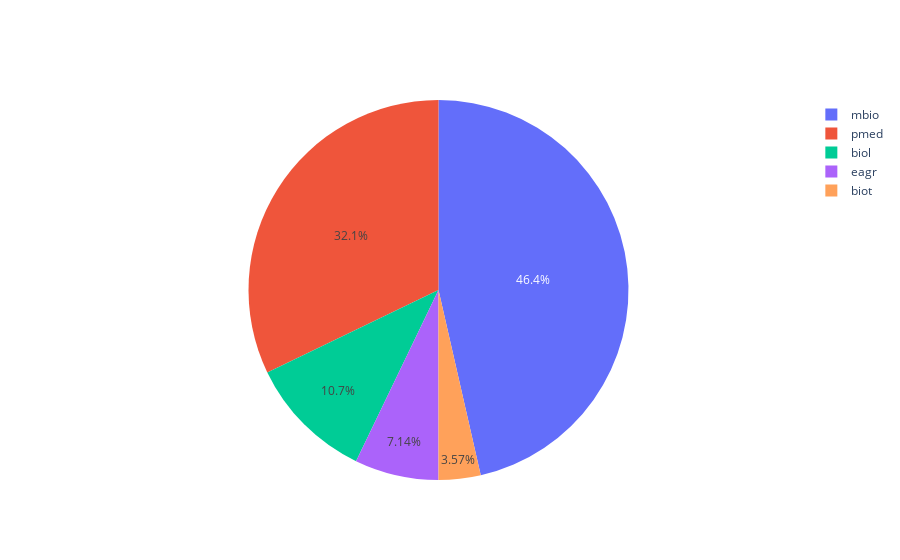

Source (notebook cell):
### Code cell
# Grafica Pie-chart en plotly
import plotly
import plotly.graph_objs as go
plotly.offline.init_notebook_mode(connected=True)

x=['biol','mbio','biot','pmed','eagr']

y=[3,13,1,9,2]
data=go.Pie(labels=x, values=y)

plotly.offline.iplot([data], filename='Pie Chart')

### Figure 1 — Plotly figure (JSON) as saved in the notebook; plotly's stock layout.template omitted (floating-point values rounded to 4 significant figures)
{"data": [{"labels": ["biol", "mbio", "biot", "pmed", "eagr"], "type": "pie", "values": [3, 13, 1, 9, 2]}], "layout": {}}
